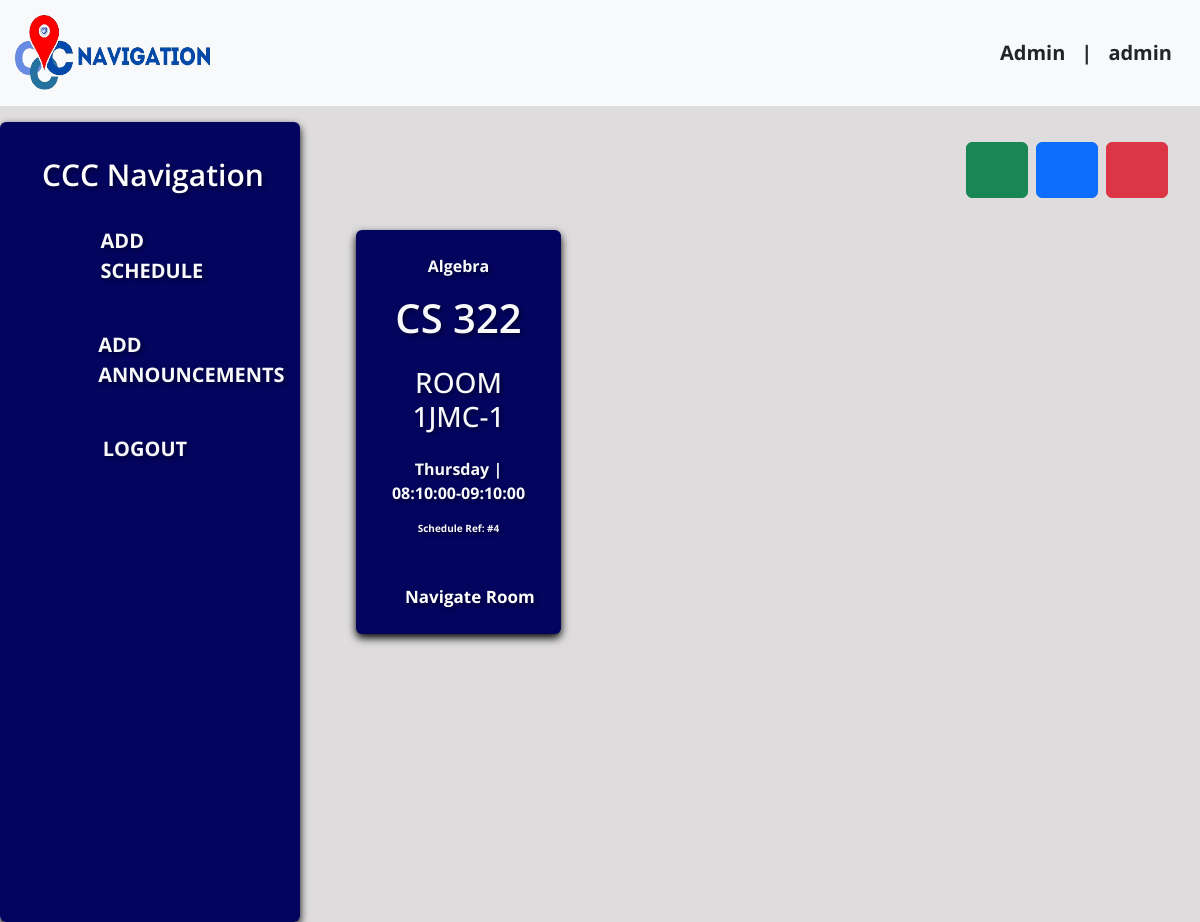
/teacher_dash/dashboard.php?day=Thursday (signed in), run on the app's committed database.
### tables this page shows
CREATE TABLE `schedule` (
  `schedule_id` int(11) NOT NULL AUTO_INCREMENT,
  `user_id` int(11) DEFAULT NULL,
  `subject_name` varchar(255) DEFAULT NULL,
  `subject_code` varchar(20) DEFAULT NULL,
  `building` varchar(100) DEFAULT NULL,
  `room_number` int(11) DEFAULT NULL,
  `class_start` time DEFAULT NULL,
  `class_end` time DEFAULT NULL,
  `day` varchar(20) DEFAULT NULL,
  PRIMARY KEY (`schedule_id`),
  KEY `user_id` (`user_id`),
  CONSTRAINT `schedule_ibfk_1` FOREIGN KEY (`user_id`) REFERENCES `users` (`user_id`)
);

### teacher_dash/dashboard.php (the view, shortened to what this page needs)
<?php
$username = $_SESSION['username'];
include_once 'dbcon.php';
if (isset($_GET['day']) && $_GET['day'] != 'ALL') {
  $selected_day = $_GET['day'];
  $sql = "SELECT * FROM schedule WHERE day = '$selected_day'";
} else {
  $sql = "SELECT * FROM schedule";
}
$result = mysqli_query($conn, $sql);
?>
<!DOCTYPE html>
<html lang="en">
<head>
  <link href="https://cdn.jsdelivr.net/npm/bootstrap@5.3.3/dist/css/bootstrap.min.css" rel="stylesheet">
</head>
<body style="background: #dedcdc">
  <nav class="navbar navbar-expand-lg navbar-dark bg-light text-primary position-sticky">
    <div class="container-fluid">
      <div class="d-flex align-items-center">
        <a href="homepage.php" class="navbar-brand text-primary fw-bold" style="font-size: 40px; margin-right: 20px"><img src="img/cnav-logo.png" alt="Logo" class="header-logo" style="width: 200px; height: 80px; margin-right: 20px" /></a>
      </div>
      <div class="collapse navbar-collapse justify-content-end fw-bold" id="navbarSupportedContent">
        <div class="d-flex align-items-center">
          <a href="#" class="navbar-brand text-dark">Admin</a>
          <span class="navbar-brand text-dark">|</span>
          <span class="navbar-brand text-dark me-3"><?php echo htmlspecialchars($username); ?></span>
        </div>
      </div>
    </div>
  </nav>
  <div class="container-fluid mt-3">
    <div class="row">
      <div class="col-lg-3 col-md-9 mb-lg-0 mb-4 px-lg-0">
        <nav class="sidemenu navbar navbar-expand-lg rounded">
          <div class="customs container-fluid flex-lg-column align-items-stretch">
            <h4 class="navbar-brand text-center text-white mb-2" style="font-weight: 600; font-size: 30px">CCC Navigation</h4>
            <div class="collapse flex-column navbar-collapse align-items-start" id="sidemenu">
              <div class="p-1 mb-1 rounded text-white">
                <a href="dashboard.php" type="button" style="font-size: 20px" class="sidebar-link text-decoration-none fw-bold text-light p-3 align-items-center active d-flex">
                  <box-icon name="edit" type="solid" color="#ffffff" size="sm"></box-icon>
                  <span class="side-text ms-3">ADD SCHEDULE</span>
                </a>
              </div>
              <div class="p-1 mb-1 rounded text-white">
                <a href="add_announcement.php" type="button" style="font-size: 20px" class="sidebar-link text-decoration-none fw-bold text-light p-3 align-items-center active d-flex">
                  <box-icon name="megaphone" type="solid" color="#ffffff" size="sm"></box-icon>
                  <span class="side-text ms-3">ADD ANNOUNCEMENTS</span>
                </a>
              </div>
              <div class="p-1 mb-1 rounded text-white">
                <a href="logout.php" type="button" style="font-size: 20px;" class="sidebar-link text-decoration-none fw-bold text-light p-3 align-items-center active d-flex">
                  <box-icon name="exit" type="solid" color="#ffffff" size="sm"></box-icon>
                  <span class="side-text ms-3">LOGOUT</span>
                </a>
              </div>
            </div>
          </div>
        </nav>
      </div>
      <div class="col-lg-9 main-content">
        <div class="container-fluid">
          <div class="d-flex justify-content-end mb-3">
            <button type="button" class="btn btn-success me-2" data-bs-toggle="modal" data-bs-target="#searchDay">
              <box-icon name="search-alt-2" size="md"></box-icon>
            </button>
            <button type="button" class="btn btn-primary me-2" data-bs-toggle="modal" data-bs-target="#staticBackdrop">
              <box-icon name="add-to-queue" size="md"></box-icon>
            </button>
            <button type="button" class="btn btn-danger" data-bs-toggle="modal" data-bs-target="#deleteScheds">
              <box-icon name="x" size="md"></box-icon>
            </button>
          </div>
          <div class="row m-2 text-light fw-bold scrollable-dashboard">
            <?php
            while ($row = mysqli_fetch_assoc($result)) {
            ?>
              <div class="col-md-3 m-3 sidebar p-4 d-flex align-items-center justify-content-center rounded">
                <div class="align-items-center">
                  <p style="text-align: center;"><?php echo $row['subject_name']; ?></p>
                  <h1 style="text-align: center; font-weight: 600"><?php echo $row['subject_code']; ?></h1>
                  <h3 class="mt-4" style="text-align: center">ROOM <?php echo $row['building']; ?>-<?php echo $row['room_number']; ?></h3>
                  <p style="text-align: center;" class="mt-4"><?php echo $row['day']; ?> | <?php echo $row['class_start']; ?>-<?php echo $row['class_end']; ?></p>
                  <p style="text-align: center; font-size: 10px" class="mb-5">Schedule Ref: #<?php echo $row['schedule_id']; ?></p>
                  <a type="button" data-bs-toggle="modal" data-bs-target="#<?php echo $row['building'] ; ?>" onclick="handleNavigateRoomClick('<?php echo $row['building']; ?>', '<?php echo $row['room_number']; ?>')" style="text-decoration: none; color: white; font-size: 17px; text-align: center; margin-left: 25px;">Navigate Room</a>
                </div>
              </div>
            <?php
            }
            ?>
          </div>
        </div>
      </div>
    </div>
  </div>
</body>
</html>

### teacher_dash/dashboard.php (style rules this page uses)
* { font-family: "Open Sans", sans-serif; }
.navbar-brand, .nav-link { font-size: 20px; }
.sidemenu { text-decoration: none; font-size: 30px; color: white; font-weight: 700; position: sticky; top: 0; height: 100vh; overflow-y: auto; background-color: #03045e; box-shadow: 0 4px 8px rgba(0, 0, 0, 1); text-shadow: 2px 2px 4px rgba(0, 0, 0, 0.5); padding: 30px; }
.customs { height: 100%; }
#sidemenu { padding-left: 0; }
.sidebar { background-color: #03045e; box-shadow: 0 4px 8px rgba(0, 0, 0, 1); text-shadow: 2px 2px 4px rgba(0, 0, 0, 0.5); padding: 30px; }
.main-content { padding: 20px; }
.sidebar-link { justify-content: flex-start; }
.scrollable-dashboard { max-height: 600px; overflow-y: auto; }
img { width: 100%; }

### data on the page
schedule: subject_name "Algebra", subject_code "CS 322", building "1JMC", room_number "1", day "Thursday", class_start "08:10:00", class_end "09:10:00", schedule_id "4"

### other printed values
$username "admin"
